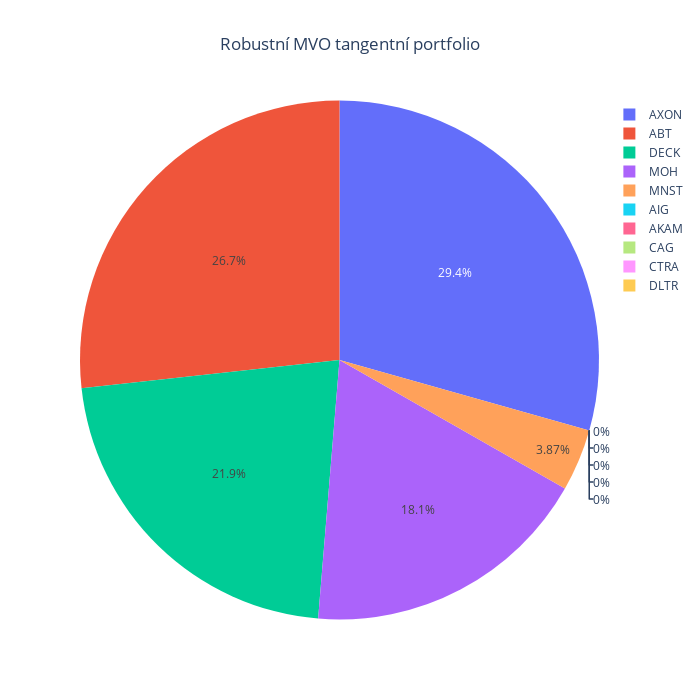

This figure's notebook cell:
### Code cell
weightsLWCorrelationTangent = MVOTangentPortfolio(prices = prices, cov_matrix_method = "ledoit_cc")
weightsPlot(weightsLWCorrelationTangent, title = "Robustní MVO tangentní portfolio")

### Figure 1 — Plotly figure (JSON) as saved in the notebook; plotly's stock layout.template omitted (floating-point values rounded to 4 significant figures)
{"data": [{"labels": ["ABT", "AIG", "AKAM", "AXON", "CAG", "CTRA", "DECK", "DLTR", "MNST", "MOH"], "type": "pie", "values": [0.2674, 0, 0, 0.2938, 0, 0, 0.2195, 0, 0.03867, 0.1807]}], "layout": {"height": 700, "title": {"text": "Robustní MVO tangentní portfolio", "x": 0.5}, "width": 700}}
